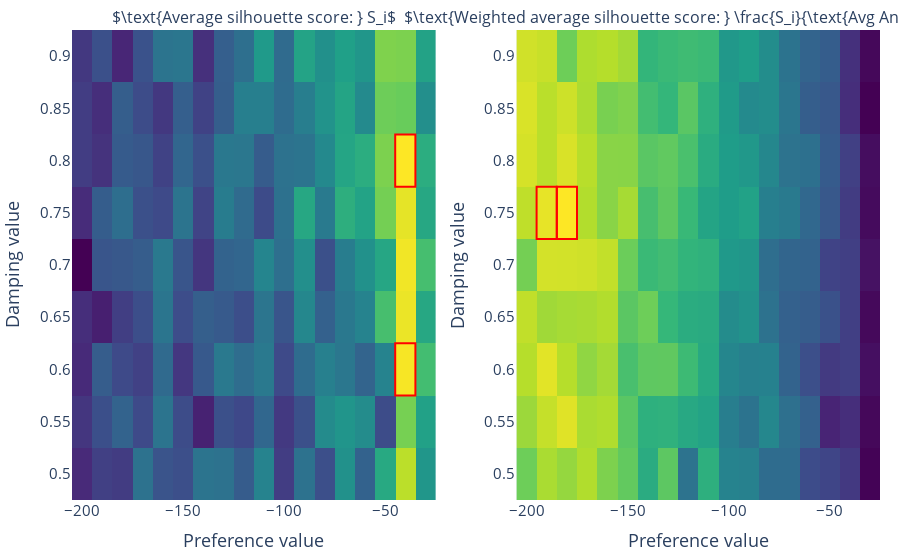

Write notebook code for a chart like this one.
### Code cell
import pandas as pd
import plotly.graph_objects as go
import numpy as np

df = pd.read_csv('fine_tune_affinity_propagation.csv')
# Remove all damping values above 0.9
df = df[df['Damping'] <= 0.9]

# Remove all average annotations above 100
df = df[df['Avg Annotations'] <= 200]

# Calculate weighted score
# df['Weighted Score'] = df['Score'] ** 2 / df['Avg Annotations']

# Plot heatmap of weighted scores
import plotly.graph_objects as go
from plotly.subplots import make_subplots

subtitle1 = r'$\text{Average silhouette score: } S_i$'
subtitle2 = r'$\text{Weighted average silhouette score: } \frac{S_i}{\text{Avg Annotations}}$'

# Latex formatting
fig = make_subplots(rows=1, cols=2, specs=[[{'type': 'heatmap'}, {'type': 'heatmap'}]], subplot_titles=(subtitle1, subtitle2))

fig.add_trace(go.Heatmap(
                    z=df['Score'].values.reshape(len(df['Damping'].unique()), len(df['Preference'].unique())),
                    x=df['Preference'].unique(),
                    y=df['Damping'].unique(),
                    colorscale='Viridis'),
                    row=1, col=1)

# Highlight top 5 values with red border
df = df.sort_values(by='Score', ascending=False)
for i in range(2):
    fig.add_shape(
        type="rect",
        xref="x",
        yref="y",
        x0=df.iloc[i]['Preference'] - 5,
        y0=df.iloc[i]['Damping'] - 0.025,
        x1=df.iloc[i]['Preference'] + 5,
        y1=df.iloc[i]['Damping'] + 0.025,
        line=dict(
            color="Red",
            width=2
        ),
        row=1, col=1
    )

df = pd.read_csv('fine_tune_affinity_propagation.csv')
df = df[df['Damping'] <= 0.9]
df = df[df['Avg Annotations'] <= 200]
df['Weighted Score'] = df['Score'] ** 2 / df['Avg Annotations']

fig.add_trace(go.Heatmap(
                    z=df['Weighted Score'].values.reshape(len(df['Damping'].unique()), len(df['Preference'].unique())),
                    x=df['Preference'].unique(),
                    y=df['Damping'].unique(),
                    colorscale='Viridis'),
                    row=1, col=2)


# Highlight top 5 values with red border
df = df.sort_values(by='Weighted Score', ascending=False)
for i in range(2):
    fig.add_shape(
        type="rect",
        xref="x",
        yref="y",
        x0=df.iloc[i]['Preference'] - 5,
        y0=df.iloc[i]['Damping'] - 0.025,
        x1=df.iloc[i]['Preference'] + 5,
        y1=df.iloc[i]['Damping'] + 0.025,
        line=dict(
            color="Red",
            width=2
        ),
        row=1, col=2
    )

fig.update_yaxes(title_text='Damping value', row=1, col=1)
fig.update_xaxes(title_text='Preference value', row=1, col=1)
fig.update_yaxes(title_text='Damping value', row=1, col=2)
fig.update_xaxes(title_text='Preference value', row=1, col=2)

# Dont show colorbar
fig.update(layout_coloraxis_showscale=False)
fig.update_traces(showscale=False)

fig.update_layout(font_size=15, margin=dict(l=20, r=20, t=30, b=20))
fig.show()

# Save png
fig.write_image('AP_heatmap.png', width=1500, height=400, scale=4)

### Figure 1 — Plotly figure (JSON) as saved in the notebook; plotly's stock layout.template omitted (floating-point values rounded to 4 significant figures; data arrays with more than 128 entries replaced by an {"elided": "..."} marker saying what was removed)
{"data": [{"colorscale": [[0, "#440154"], [0.1111, "#482878"], [0.2222, "#3e4989"], [0.3333, "#31688e"], [0.4444, "#26828e"], [0.5556, "#1f9e89"], [0.6667, "#35b779"], [0.7778, "#6ece58"], [0.8889, "#b5de2b"], [1, "#fde725"]], "showscale": false, "type": "heatmap", "x": [-200, -190, -180, -170, -160, -150, -140, -130, -120, -110, -100, -90, -80, -70, -60, -50, -40, -30], "xaxis": "x", "y": [0.5, 0.55, 0.6, 0.65, 0.7, 0.75, 0.8, 0.85, 0.9], "yaxis": "y", "z": {"elided": "9x18 float values"}}, {"colorscale": [[0, "#440154"], [0.1111, "#482878"], [0.2222, "#3e4989"], [0.3333, "#31688e"], [0.4444, "#26828e"], [0.5556, "#1f9e89"], [0.6667, "#35b779"], [0.7778, "#6ece58"], [0.8889, "#b5de2b"], [1, "#fde725"]], "showscale": false, "type": "heatmap", "x": [-200, -190, -180, -170, -160, -150, -140, -130, -120, -110, -100, -90, -80, -70, -60, -50, -40, -30], "xaxis": "x2", "y": [0.5, 0.55, 0.6, 0.65, 0.7, 0.75, 0.8, 0.85, 0.9], "yaxis": "y2", "z": {"elided": "9x18 float values"}}], "layout": {"annotations": [{"font": {"size": 16}, "showarrow": false, "text": "$\\text{Average silhouette score: } S_i$", "x": 0.225, "xanchor": "center", "xref": "paper", "y": 1, "yanchor": "bottom", "yref": "paper"}, {"font": {"size": 16}, "showarrow": false, "text": "$\\text{Weighted average silhouette score: } \\frac{S_i}{\\text{Avg Annotations}}$", "x": 0.775, "xanchor": "center", "xref": "paper", "y": 1, "yanchor": "bottom", "yref": "paper"}], "coloraxis": {"showscale": false}, "font": {"size": 15}, "margin": {"b": 20, "l": 20, "r": 20, "t": 30}, "shapes": [{"line": {"color": "Red", "width": 2}, "type": "rect", "x0": -45, "x1": -35, "xref": "x", "y0": 0.775, "y1": 0.825, "yref": "y"}, {"line": {"color": "Red", "width": 2}, "type": "rect", "x0": -45, "x1": -35, "xref": "x", "y0": 0.575, "y1": 0.625, "yref": "y"}, {"line": {"color": "Red", "width": 2}, "type": "rect", "x0": -185, "x1": -175, "xref": "x2", "y0": 0.725, "y1": 0.775, "yref": "y2"}, {"line": {"color": "Red", "width": 2}, "type": "rect", "x0": -195, "x1": -185, "xref": "x2", "y0": 0.725, "y1": 0.775, "yref": "y2"}], "xaxis": {"anchor": "y", "domain": [0, 0.45], "title": {"text": "Preference value"}}, "xaxis2": {"anchor": "y2", "domain": [0.55, 1], "title": {"text": "Preference value"}}, "yaxis": {"anchor": "x", "domain": [0, 1], "title": {"text": "Damping value"}}, "yaxis2": {"anchor": "x2", "domain": [0, 1], "title": {"text": "Damping value"}}}}
